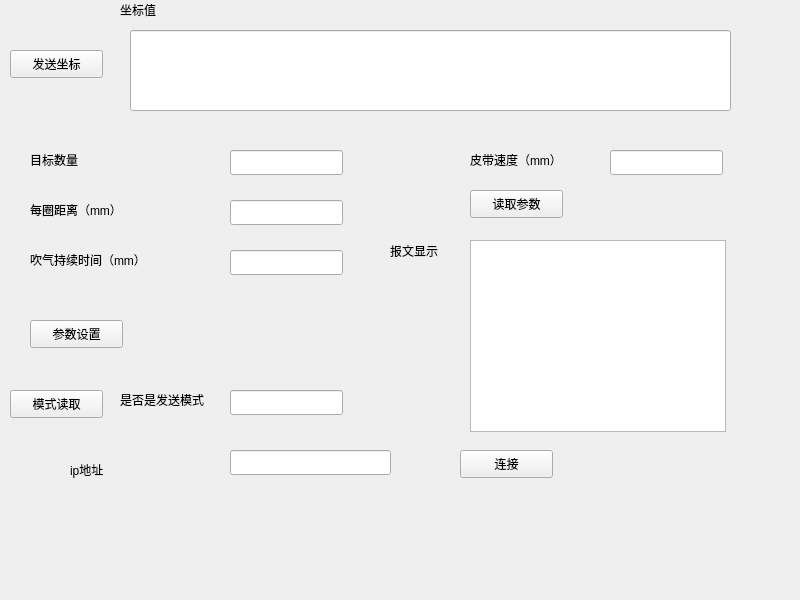
<?xml version="1.0" encoding="UTF-8"?>
<ui version="4.0">
 <class>Widget</class>
 <widget class="QWidget" name="Widget">
  <property name="geometry">
   <rect>
    <x>0</x>
    <y>0</y>
    <width>800</width>
    <height>600</height>
   </rect>
  </property>
  <property name="windowTitle">
   <string>Widget</string>
  </property>
  <widget class="QPushButton" name="readparameterpB">
   <property name="geometry">
    <rect>
     <x>470</x>
     <y>190</y>
     <width>93</width>
     <height>28</height>
    </rect>
   </property>
   <property name="text">
    <string>读取参数</string>
   </property>
  </widget>
  <widget class="QPushButton" name="connectpB">
   <property name="geometry">
    <rect>
     <x>460</x>
     <y>450</y>
     <width>93</width>
     <height>28</height>
    </rect>
   </property>
   <property name="text">
    <string>连接</string>
   </property>
  </widget>
  <widget class="QPushButton" name="parametersetpB">
   <property name="geometry">
    <rect>
     <x>30</x>
     <y>320</y>
     <width>93</width>
     <height>28</height>
    </rect>
   </property>
   <property name="text">
    <string>参数设置</string>
   </property>
  </widget>
  <widget class="QPushButton" name="sendaxispB">
   <property name="geometry">
    <rect>
     <x>10</x>
     <y>50</y>
     <width>93</width>
     <height>28</height>
    </rect>
   </property>
   <property name="text">
    <string>发送坐标</string>
   </property>
  </widget>
  <widget class="QLabel" name="label">
   <property name="geometry">
    <rect>
     <x>120</x>
     <y>0</y>
     <width>69</width>
     <height>19</height>
    </rect>
   </property>
   <property name="text">
    <string>坐标值</string>
   </property>
  </widget>
  <widget class="QLabel" name="label_2">
   <property name="geometry">
    <rect>
     <x>30</x>
     <y>150</y>
     <width>69</width>
     <height>19</height>
    </rect>
   </property>
   <property name="text">
    <string>目标数量</string>
   </property>
  </widget>
  <widget class="QLabel" name="label_3">
   <property name="geometry">
    <rect>
     <x>30</x>
     <y>200</y>
     <width>111</width>
     <height>19</height>
    </rect>
   </property>
   <property name="text">
    <string>每圈距离（mm）</string>
   </property>
  </widget>
  <widget class="QLabel" name="label_4">
   <property name="geometry">
    <rect>
     <x>30</x>
     <y>250</y>
     <width>141</width>
     <height>19</height>
    </rect>
   </property>
   <property name="text">
    <string>吹气持续时间（mm）</string>
   </property>
  </widget>
  <widget class="QLineEdit" name="aimnumLE">
   <property name="geometry">
    <rect>
     <x>230</x>
     <y>150</y>
     <width>113</width>
     <height>25</height>
    </rect>
   </property>
  </widget>
  <widget class="QLineEdit" name="roubddistanceLE">
   <property name="geometry">
    <rect>
     <x>230</x>
     <y>200</y>
     <width>113</width>
     <height>25</height>
    </rect>
   </property>
  </widget>
  <widget class="QLineEdit" name="timedurationLE">
   <property name="geometry">
    <rect>
     <x>230</x>
     <y>250</y>
     <width>113</width>
     <height>25</height>
    </rect>
   </property>
  </widget>
  <widget class="QLineEdit" name="sendmodeLE">
   <property name="geometry">
    <rect>
     <x>230</x>
     <y>390</y>
     <width>113</width>
     <height>25</height>
    </rect>
   </property>
  </widget>
  <widget class="QLabel" name="label_5">
   <property name="geometry">
    <rect>
     <x>120</x>
     <y>390</y>
     <width>121</width>
     <height>19</height>
    </rect>
   </property>
   <property name="text">
    <string>是否是发送模式</string>
   </property>
  </widget>
  <widget class="QLabel" name="label_6">
   <property name="geometry">
    <rect>
     <x>470</x>
     <y>150</y>
     <width>111</width>
     <height>19</height>
    </rect>
   </property>
   <property name="text">
    <string>皮带速度（mm）</string>
   </property>
  </widget>
  <widget class="QLineEdit" name="speedLE">
   <property name="geometry">
    <rect>
     <x>610</x>
     <y>150</y>
     <width>113</width>
     <height>25</height>
    </rect>
   </property>
  </widget>
  <widget class="QLabel" name="label_7">
   <property name="geometry">
    <rect>
     <x>70</x>
     <y>460</y>
     <width>69</width>
     <height>19</height>
    </rect>
   </property>
   <property name="text">
    <string>ip地址</string>
   </property>
  </widget>
  <widget class="QLineEdit" name="ipadressLE">
   <property name="geometry">
    <rect>
     <x>230</x>
     <y>450</y>
     <width>161</width>
     <height>25</height>
    </rect>
   </property>
  </widget>
  <widget class="QLineEdit" name="axisLE">
   <property name="geometry">
    <rect>
     <x>130</x>
     <y>30</y>
     <width>601</width>
     <height>81</height>
    </rect>
   </property>
  </widget>
  <widget class="QTextBrowser" name="messagedisTB">
   <property name="geometry">
    <rect>
     <x>470</x>
     <y>240</y>
     <width>256</width>
     <height>192</height>
    </rect>
   </property>
  </widget>
  <widget class="QLabel" name="label_8">
   <property name="geometry">
    <rect>
     <x>390</x>
     <y>240</y>
     <width>69</width>
     <height>21</height>
    </rect>
   </property>
   <property name="text">
    <string>报文显示</string>
   </property>
  </widget>
  <widget class="QPushButton" name="moderead">
   <property name="geometry">
    <rect>
     <x>10</x>
     <y>390</y>
     <width>93</width>
     <height>28</height>
    </rect>
   </property>
   <property name="text">
    <string>模式读取</string>
   </property>
  </widget>
 </widget>
 <resources/>
 <connections/>
</ui>
